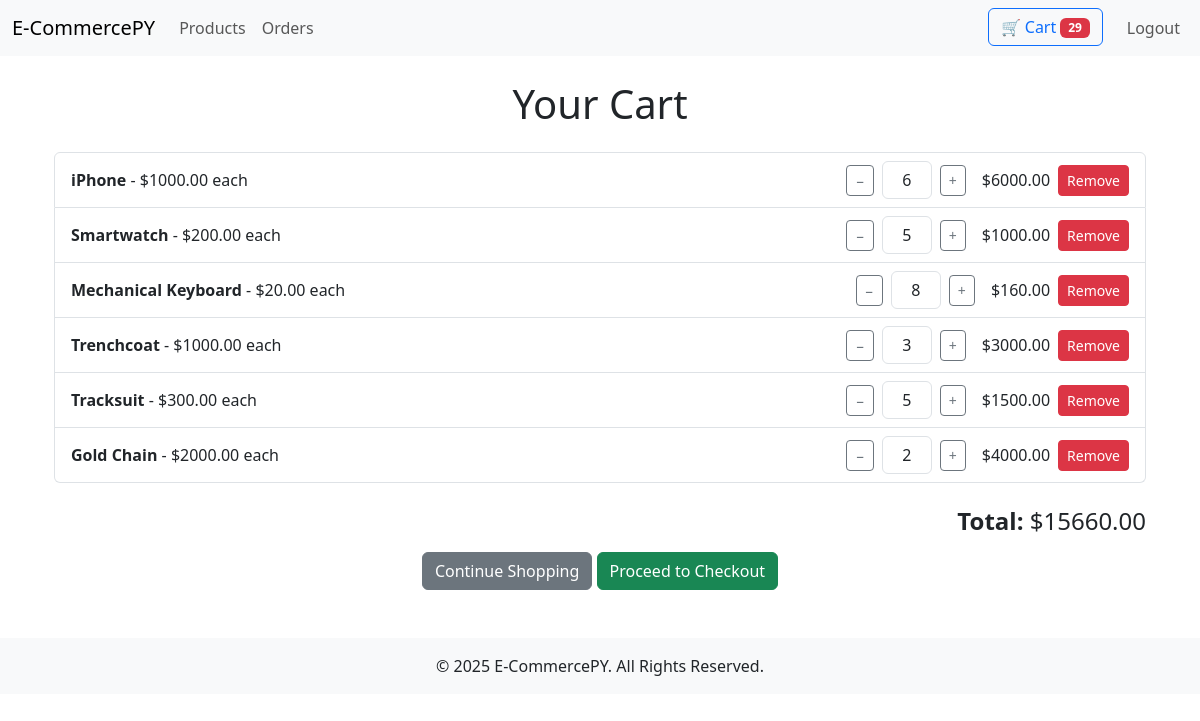
The page /products/cart/ (signed in) on the database its author committed.
### product/models.py (models this page shows, shortened)
class Product(models.Model):
    name = models.CharField(max_length=100)
    description = models.TextField()
    price = models.DecimalField(max_digits=10, decimal_places=2)
    stock = models.PositiveIntegerField()
    image = models.ImageField(upload_to='products/')
    category = models.CharField(max_length=50)

### product/views.py (the view)
# urls.py: path('cart/', view_cart, name='view_cart'),
@login_required
def view_cart(request):
    cart_items = CartItem.objects.filter(user=request.user)
    cart_data = []
    total_amount = 0
    for item in cart_items:
        item_total = item.product.price * item.quantity
        total_amount += item_total
        cart_data.append({
            "id": item.id,
            "product": item.product,
            "quantity": item.quantity,
            "item_total": item_total  # This stores the total price per item
        })
    return render(request, "cart.html", {"cart_items": cart_data, "total_amount": total_amount})

### product/context_processors.py (called while the page is built)
def cart_count(request):
    total_cart_quantity = 0
    if request.user.is_authenticated:
        total_cart_quantity = sum(item.quantity for item in CartItem.objects.filter(user=request.user))
    return {"total_cart_quantity": total_cart_quantity}

### product/templates/cart.html (shortened to what this page needs)
{% extends 'base.html' %}
{% block content %}
<div class="container">
    <h1 class="mb-4 text-center">Your Cart</h1>
    {% if cart_items %}
    <ul class="list-group mb-4">
        {% for item in cart_items %}
        <li class="list-group-item d-flex justify-content-between align-items-center">
            <div>
                <strong>{{ item.product.name }}</strong> - ${{ item.product.price }} each
            </div>
            <div class="d-flex align-items-center">
                <button class="btn btn-outline-secondary btn-sm update-quantity" data-action="decrease">−</button>
                <input type="text" class="cart-quantity form-control text-center mx-2"
                       value="{{ item.quantity }}" readonly style="width: 50px;">
                <button class="btn btn-outline-secondary btn-sm update-quantity" data-action="increase">+</button>
                <span class="item-total-price ms-3" data-unit-price="{{ item.product.price }}">${{ item.item_total }}</span>
                <a href="{% url 'remove_from_cart' item.id %}" class="btn btn-danger btn-sm ms-2">Remove</a>
            </div>
        </li>
        {% endfor %}
    </ul>
    <div class="text-end">
        <h4><strong>Total:</strong> $<span id="total-price">{{ total_amount|floatformat:2 }}</span></h4>
    </div>
    <div class="text-center mt-3">
        <a href="{% url 'product_list' %}" class="btn btn-secondary">Continue Shopping</a>
        <a href="{% url 'checkout' %}" class="btn btn-success">Proceed to Checkout</a>
    </div>
    {% else %}
    <p class="text-center">Your cart is empty.</p>
    <a href="{% url 'product_list' %}" class="btn btn-primary">Continue Shopping</a>
    {% endif %}
</div>
{% endblock %}

### rows shown on the page
Product: product.name "iPhone", product.price "1000.00", quantity "6", item_total "6000.00"
Product: product.name "Smartwatch", product.price "200.00", quantity "5", item_total "1000.00"
Product: product.name "Mechanical Keyboard", product.price "20.00", quantity "8", item_total "160.00"
Product: product.name "Trenchcoat", product.price "1000.00", quantity "3", item_total "3000.00"
Product: product.name "Tracksuit", product.price "300.00", quantity "5", item_total "1500.00"
Product: product.name "Gold Chain", product.price "2000.00", quantity "2", item_total "4000.00"

### other values the page prints
{{ total_cart_quantity }} "29"
{{ total_amount|floatformat:2 }} "15660.00"
